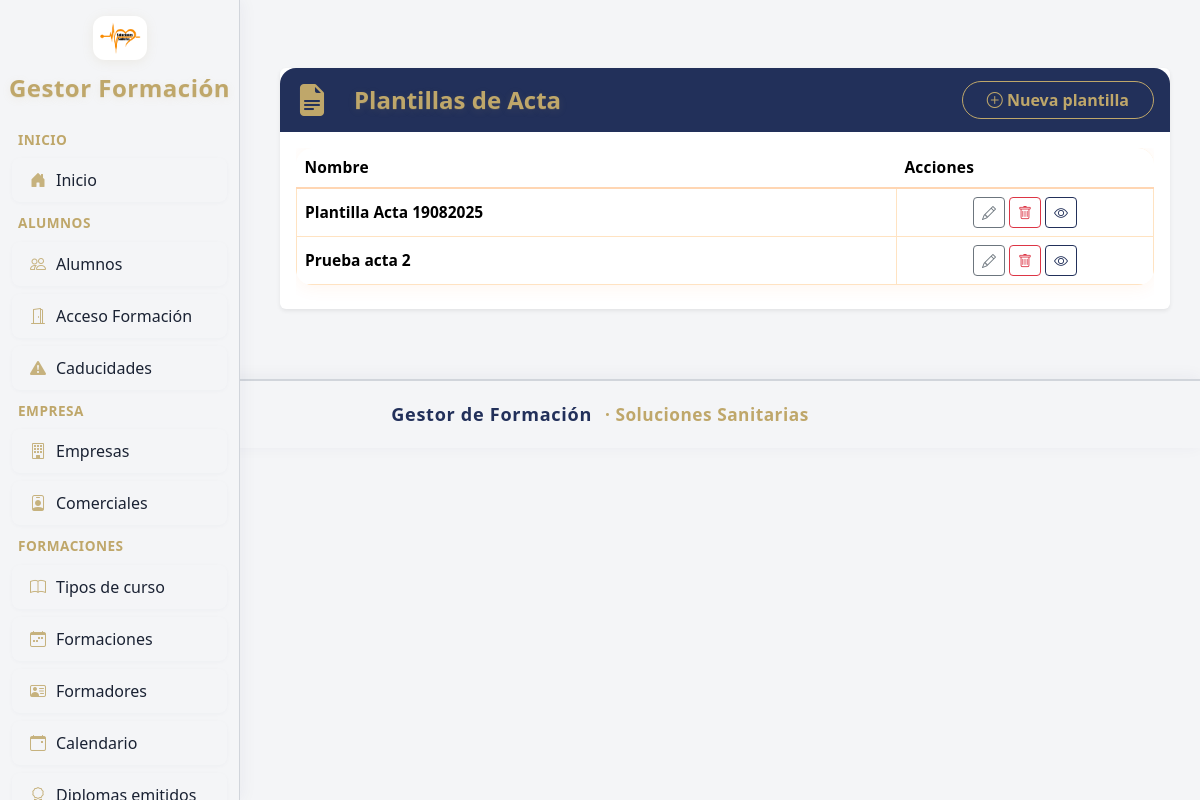
Screenshot of /actas/plantillas/ with the database file from the repository.
### mi_plataforma_formacion_app/models/plantilla_acta.py (models this page shows)
class PlantillaActa(db.Model):
    id = db.Column(db.Integer, primary_key=True)
    nombre = db.Column(db.String(120), nullable=False)
    ruta_pdf = db.Column(db.String(255), nullable=True)

### mi_plataforma_formacion_app/blueprints/plantillas_acta/routes.py (the view)
@plantillas_acta_bp.route('/')
def listar():
    plantillas = PlantillaActa.query.order_by(PlantillaActa.nombre).all()
    return render_template('plantillas_acta/listar.html', plantillas=plantillas)

### mi_plataforma_formacion_app/blueprints/alumnos/routes.py (called while the page is built)
@alumnos_bp.app_context_processor
def inject_buscar_diploma_pdf():
    return dict(buscar_diploma_pdf=buscar_diploma_pdf)

### mi_plataforma_formacion_app/templates/plantillas_acta/listar.html (shortened to what this page needs)
{% extends "base.html" %}
{% block content %}
<div class="card shadow-sm border-0" style="max-width:900px;margin:auto;background:#fff;">
  <div class="card-header d-flex align-items-center gap-3" style="background: var(--color-sidebar-active); color: var(--color-sidebar-title); border-top-left-radius: 1rem; border-top-right-radius: 1rem; border-bottom: none; min-height:60px;">
    <i class="bi bi-file-earmark-text-fill" style="font-size:2rem; margin-right:10px; color:var(--color-sidebar-title);"></i>
    <h2 class="mb-0 fw-bold fs-4" style="color:var(--color-sidebar-title); text-shadow:0 2px 8px #bfa76a22,0 1px 0 #bfa76a22;">Plantillas de Acta</h2>
    <a href="{{ url_for('plantillas_acta_bp.crear') }}" class="btn btn-outline-warning rounded-pill px-4 fw-semibold ms-auto" style="border-color:var(--color-accent-gold);color:var(--color-accent-gold);font-weight:600;">
      <i class="bi bi-plus-circle"></i> Nueva plantilla
    </a>
  </div>
  <div class="card-body pt-3 pb-2">
    <div class="table-responsive">
      <table class="table align-middle" style="font-size:0.97rem;border-radius:16px;overflow:hidden;box-shadow:0 2px 18px #ff770012;">
        <thead style="background:linear-gradient(90deg,#fff7ed 60%,#ffe3c2 100%);">
          <tr style="color:var(--color-sidebar-active);font-weight:700;letter-spacing:0.2px;">
            <th style="width:70%;border-bottom:2px solid #ffd6b3;">Nombre</th>
            <th style="width:30%;border-bottom:2px solid #ffd6b3;">Acciones</th>
          </tr>
        </thead>
        <tbody>
          {% for plantilla in plantillas %}
          {% set row_bg = '#fff7ed' if loop.index0 % 2 == 0 else '#fffefb' %}
          <tr style="background: {{ row_bg }};">
            <td style="border:1px solid #ffe3c2;border-radius:8px 0 0 8px;vertical-align:middle;"><b>{{ plantilla.nombre }}</b></td>
            <td style="border:1px solid #ffe3c2;border-radius:0 8px 8px 0;vertical-align:middle;">
              <div class="d-flex flex-wrap gap-1 justify-content-center">
                <a href="{{ url_for('plantillas_acta_bp.editar', id=plantilla.id) }}" class="btn btn-outline-secondary btn-sm d-inline-flex align-items-center" title="Editar">
                  <i class="bi bi-pencil"></i>
                </a>
                <form action="{{ url_for('plantillas_acta_bp.borrar', id=plantilla.id) }}" method="post" style="display:inline;" onsubmit="return confirm('¿Borrar plantilla?');">
                  <button type="submit" class="btn btn-outline-danger btn-sm d-inline-flex align-items-center" title="Eliminar">
                    <i class="bi bi-trash"></i>
                  </button>
                </form>
                <button class="btn btn-outline-warning btn-sm d-inline-flex align-items-center" onclick="mostrarVistaPrevia({{ plantilla.id }})" title="Vista previa" style="border-color:var(--color-sidebar-active);color:var(--color-sidebar-active);">
                  <i class="bi bi-eye"></i>
                </button>
              </div>
            </td>
          </tr>
          {% endfor %}
        </tbody>
      </table>
    </div>
  </div>
</div>
{% endblock %}

### mi_plataforma_formacion_app/templates/base.html (style rules this page uses)
:root { --color-sidebar-bg: #f4f5f7; --color-sidebar-border: #d1d5db; --color-sidebar-text: #1a2233; --color-sidebar-hover: #e9eaf0; --color-sidebar-active: #22305a; --color-sidebar-active-text: #fff; --color-sidebar-title: #bfa76a; --color-sidebar-icon: #bfa76a; --color-accent-gold: #bfa76a; --color-card-bg: #fff; --color-btn-gold: #bfa76a; --color-btn-navy: #22305a; }
body { font-family: 'Segoe UI', sans-serif; background-color: #f4f5f7; margin: 0; padding: 0; color: var(--color-sidebar-text); }

### rows the page displays
PlantillaActa: nombre "Plantilla Acta 19082025"
PlantillaActa: nombre "Prueba acta 2"
